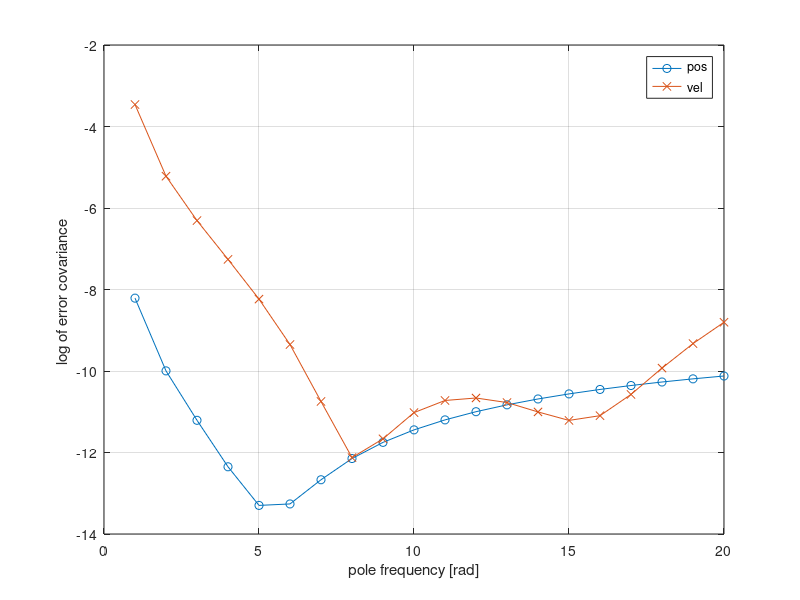
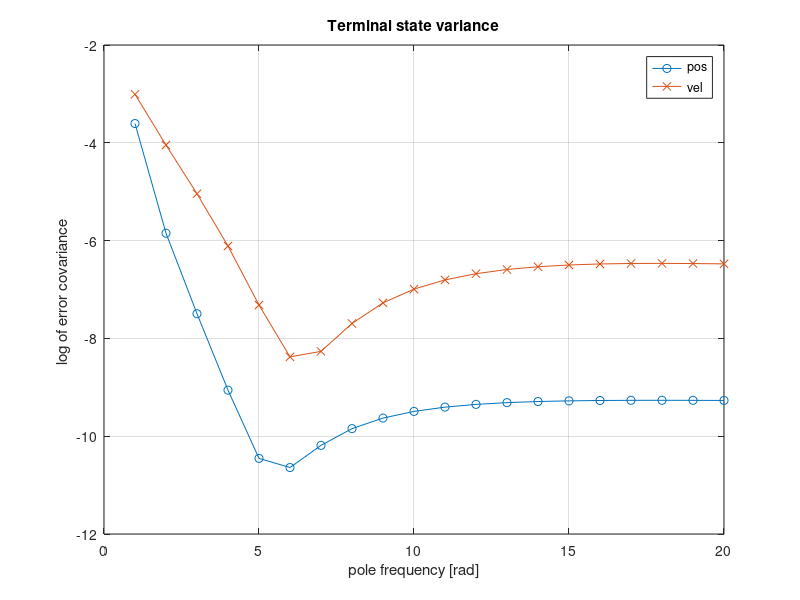

Write the MATLAB code that produced these figures, in order. (Note: this script raises an error after producing the figures.)
%%
clear all

%%
M =  0.0936; D= 1.1226; K= 1.2783;

%%sys = ss(tf([1],[M,D,K]));

%%
A = [ 0, 1 ;-K/M, -D/M];
B = [0;1];
C = [1  0];
ST = 0.030;
sys = ss(A,B,C,[]);
sysd = c2d(sys,ST)

% sim setting
len = 200;
time = 0:ST:ST*(len-1);
x_gt = zeros(2,len);
x_obs = zeros(2,len); 
x_obs2 = zeros(2,len);

% noise variable 
sigma1 = 0.01;
Noise = [sigma1] .* randn(1,len);

% init
x_gt(:,1) = [1;-2];
x_obs(:,1) = [-1;2]; % converted 
x_obs2(:,1) = [-1;2]; % Non-converted
U = sin(1*pi/3*time);

acbase = [1,1];


final_err = zeros(20,2);

W = sigma1^2;
for lpole = 1:20
    Ks = acker(sysd.A',sysd.A'*sysd.C',exp(ST*acbase*-1*lpole))';
    Cnom=Ks*W*Ks';
    Pends = dlyap(sysd.A-Ks*sysd.C*sysd.A,Cnom);
    final_err(lpole,:)=diag(Pends)';
end

lpoles = 1:20;
figure(1)
plot(lpoles,log(final_err(:,1)),'o-',lpoles,log(final_err(:,2)),'x-')
grid on
xlabel('pole frequency [rad]')
ylabel('log of error covariance ')
legend('pos','vel','Best')


%%
P_obs_ = zeros(2,2,len);
Fnum = 5;
F = -acker(sysd.A,sysd.B,exp(ST*-Fnum*acbase));
 

sigma1 = 0.1
W = sigma1^2;

lpoles = 1:20;

final_errex = zeros(20,4);
for lpole = 1:20
    Ks = acker(sysd.A',sysd.A'*sysd.C',exp(ST*acbase*-1*lpole))';
    Aex=[sysd.A+sysd.B*F -sysd.B*F;zeros(2) sysd.A-Ks*sysd.C*sysd.A];
    Kex = [0;0;-Ks];
    Cnomex=Kex*W*Kex';
    Pexends = dlyap(Aex,Cnomex);
    final_errex(lpole,:)=diag(Pexends)';
end

figure(2)
% plot(final_errex(:,1:3))
grid on
plot(lpoles,log(final_errex(:,1)),'o-',lpoles,log(final_errex(:,2)),'x-')
grid on
xlabel('pole frequency [rad]')
ylabel('log of error covariance ')
legend('pos','vel','acc','best')
title('Terminal state variance')
SaveFigPDF(2,strcat('statenoise_pred_acker_F',num2str(Fnum)))

figure(3)
% plot(final_errex(:,4:6))
grid on
plot(lpoles,log(final_errex(:,3)),'o-',lpoles,log(final_errex(:,4)),'x-')
grid on
xlabel('pole frequency [rad]')
ylabel('log of error covariance ')
legend('pos','vel','acc','best')
title('Observation noise convariance')
SaveFigPDF(3,strcat('obsnoise_pred_acker_F',num2str(Fnum)))

[Min,stateindx]=min(final_errex(:,1)+final_errex(:,2))
[Min,obsindx]=min(final_errex(:,3)+final_errex(:,4))

figure(10)
grid on
plot(lpoles,log(final_errex(:,1)+final_errex(:,2)),'s-',lpoles,log(final_errex(:,3)+final_errex(:,4)),'*-')
grid on
xlabel('pole frequency [rad]')
ylabel('log of trace of error covariance ')
legend('terminal state','observation err','Location','best')
title('Trace of control and observation noise convariance')
SaveFigPDF(10,strcat('trace_pred_acker_F',num2str(Fnum)))
%%
final_errex_servo = zeros(20,4);
G = 10;

for lpole = 1:20
    Ks = acker(sysd.A',sysd.A'*sysd.C',exp(ST*acbase*-1*lpole))';
    Aex=[sysd.A+sysd.B*F -sysd.B*F-sysd.B*G*sysd.C;zeros(2) sysd.A-Ks*sysd.C*sysd.A];
    Kex = [-sysd.B*G;-Ks];
    Cnomex=Kex*W*Kex';
    Pexends = dlyap(Aex,Cnomex);
    final_errex_servo(lpole,:)=diag(Pexends)';
end

figure(22)
% plot(final_errex(:,1:3))
grid on
plot(lpoles,log(final_errex(:,1)),'o-',lpoles,log(final_errex(:,2)),'x-',lpoles,log(final_errex_servo(:,1)),'o-.',lpoles,log(final_errex_servo(:,2)),'x-.')
grid on
xlabel('pole frequency [rad]')
ylabel('log of error covariance ')
legend('pos','vel','pos_{servo}','vel_{servo}')
title('Terminal state variance')

figure(33)
% plot(final_errex(:,4:6))
grid on
plot(lpoles,log(final_errex(:,3)),'o-',lpoles,log(final_errex(:,4)),'x-',lpoles,log(final_errex_servo(:,3)),'o-.',lpoles,log(final_errex_servo(:,4)),'x-.')
grid on
xlabel('pole frequency [rad]')
ylabel('log of error covariance ')
legend('pos','vel','pos_{servo}','vel_{servo}')
title('Observation noise convariance')

SaveFigPDF(22,strcat('statenoise_pred_acker_servo_F',num2str(Fnum)))
SaveFigPDF(33,strcat('obsnoise_pred_acker_servo_F',num2str(Fnum)))

%%
figure(100)
clf
plot(acbase*-Fnum,'ro')
grid on
hold on

cmap = colormap;
for lpole=1:20
plot(acbase*-1*lpole,'*','color',cmap(lpole*2,:))
end
legend('Controller poles','Observer poles')
xlabel('Real')
ylabel('Imaginary')
SaveFigPDF(100,strcat('poleposition_acker_F',num2str(Fnum)))

%% KF vs Poles
KFPs = []
KFpoles = []
[P,L,G] = dare(sysd.A',sysd.C', sysd.B*sysd.B'*1e-4 ,sigma1^2) %Pend, Eig, KFgain 
KFPs=[KFPs, diag(P)];KFpoles=[KFpoles, log(L)/ST];
% KFL=P'*sysd.C'/(sysd.C*P'*sysd.C'+sigma1^2)
[P,L,G] = dare(sysd.A',sysd.C', sysd.B*sysd.B'*1e-5 ,sigma1^2) %Pend, Eig, KFgain 
KFPs=[KFPs, diag(P)];KFpoles=[KFpoles, log(L)/ST];
[P,L,G] = dare(sysd.A',sysd.C', sysd.B*sysd.B'*1e-6 ,sigma1^2) %Pend, Eig, KFgain 
KFPs=[KFPs, diag(P)];KFpoles=[KFpoles, log(L)/ST];
[P,L,G] = dare(sysd.A',sysd.C', sysd.B*sysd.B'*1e-7 ,sigma1^2) %Pend, Eig, KFgain 
KFPs=[KFPs, diag(P)];KFpoles=[KFpoles, log(L)/ST];

KFpoles
%save('sigma1e-1.mat','Final_err_real')

figure(101)
clf
plot(acbase*-Fnum,[0,0],'ro')
grid on
hold on
plot(KFpoles(:,1),[0,0],'mx')
cmap = colormap;
for lpole=1:20
plot(acbase*-1*lpole,[0,0],'*','color',cmap(lpole*2,:))
end

legend('Controller poles','Steationary Kalman filter poles','Observer poles','Location','best')
xlabel('Real')
ylabel('Imaginary')
SaveFigPDF(101,strcat('polepositionwithKF_acker_F',num2str(Fnum)))




%% simulation loop


Final_err_real=zeros(20,4);


for lpole = 1:20
simloop = 400;
Ks = acker(sysd.A',sysd.A'*sysd.C',exp(ST*acbase*-1*lpole))';

x_obs_loop = zeros(2,simloop);
e_obs_loop = zeros(2,simloop);

for j = 1:simloop
Noise = [sigma1] .* randn(1,len);

for i = 2:len
    % update real value
    x_gt(:,i) = sysd.A * x_gt(:,i-1) + sysd.B*F*x_obs(:,i-1) + sysd.B*U(:,i);
    y = sysd.C * x_gt(:,i)+Noise(:,i);

    x_obs_hat = sysd.A * x_obs(:,i-1) + sysd.B*F*x_obs(:,i-1) + sysd.B*U(:,i);
    yobs_hat = sysd.C * x_obs_hat;
    x_obs(:,i) = x_obs_hat + Ks*(y-yobs_hat);
end
x_obs_loop(:,j) = x_gt(:,end); 
e_obs_loop(:,j) = x_gt(:,end)-x_obs(:,end); 
end

% Pinf
Pinf = e_obs_loop*e_obs_loop'/(simloop-1)

% Xe noise
xe =x_obs_loop-mean(x_obs_loop,2);
Pxinf = xe*xe'/(simloop-1)

Final_err_real(lpole,:) = [diag(Pxinf);diag(Pinf)];
end

Final_err_real

% kalmanfilter
simloop = 400;
Ks = acker(sysd.A',sysd.A'*sysd.C',L)';

x_obs_loop = zeros(2,simloop);
e_obs_loop = zeros(2,simloop);

for j = 1:simloop
Noise = [sigma1] .* randn(1,len);

for i = 2:len
    % update real value
    x_gt(:,i) = sysd.A * x_gt(:,i-1) + sysd.B*F*x_obs(:,i-1) + sysd.B*U(:,i);
    y = sysd.C * x_gt(:,i)+Noise(:,i);

    x_obs_hat = sysd.A * x_obs(:,i-1) + sysd.B*F*x_obs(:,i-1) + sysd.B*U(:,i);
    yobs_hat = sysd.C * x_obs_hat;
    x_obs(:,i) = x_obs_hat + Ks*(y-yobs_hat);
end
x_obs_loop(:,j) = x_gt(:,end); 
e_obs_loop(:,j) = x_gt(:,end)-x_obs(:,end); 
end

% Pinf
Pinf = e_obs_loop*e_obs_loop'/(simloop-1)

% Xe noise
xe =x_obs_loop-mean(x_obs_loop,2);
Pxinf = xe*xe'/(simloop-1)

KF_err_real = [diag(Pxinf);diag(Pinf)];


%% Showing

onespole = ones(size(lpoles));
figure(4)
% plot(final_errex(:,1:3))
clf
grid on
plot(lpoles,log(Final_err_real(:,1)),'o-',lpoles,log(Final_err_real(:,2)),'x-',lpoles,onespole*log(KF_err_real(1)),'--',lpoles,onespole*log(KF_err_real(2)),'-.')
grid on
xlabel('pole frequency [rad]')
ylabel('log of error covariance ')
legend('pos','vel','KF pos','KF vel')
title('Remaining noise after control')

figure(5)
clf
% plot(final_errex(:,4:6))
grid on
plot(lpoles,log(Final_err_real(:,3)),'o-',lpoles,log(Final_err_real(:,4)),'x-',lpoles,onespole*log(KF_err_real(3)),'--',lpoles,onespole*log(KF_err_real(4)),'-.')
grid on
xlabel('pole frequency [rad]')
ylabel('log of error covariance ')
legend('pos','vel','KF pos','KF vel')
title('Observation noise')
%%
SaveFigPDF(4,strcat('statenoise_vsKF_acker_F',num2str(Fnum)))
SaveFigPDF(5,strcat('obsnoise_vsKF_acker_F',num2str(Fnum)))
%% Compared with KF?

[P,L,G]=dare(sysd.A',sysd.C',diag([1e-4,1e-4]),sigma1^2)

%P =
%    1.0e-03 *
% 
%     0.1404   -0.1349
%    -0.1349    0.1708
% 
% L =
% 
%     0.9487
%     0.7254
% 
% G =
% 
%     0.0134   -0.0140
KFL=P'*sysd.C'/(sysd.C*P'*sysd.C'+sigma1^2)
log(eig(sysd.A-KFL*sysd.C*sysd.A))/ST

%    -4.0829
%   -10.5329


%%
figure(6)
clf
% plot(final_errex(:,4:6))
plot(lpoles,log(final_errex(:,1)),'-',lpoles,log(final_errex(:,2)),'--')
hold on
plot(lpoles,log(Final_err_real(:,1)),'o',lpoles,log(Final_err_real(:,2)),'x')
grid on
xlabel('pole frequency [rad]')
ylabel('log of error covariance ')
legend('pos_{pred}','vel_{pred}','pos_{sim}','vel_{sim}','Location','eastoutside')
title('Terminal state covariance with different poles')
SaveFigPDF(6,strcat('statenoise_sim_acker_F',num2str(Fnum)))

figure(7)
clf
% plot(final_errex(:,4:6))
plot(lpoles,log(final_errex(:,3)),'-',lpoles,log(final_errex(:,4)),'--')
hold on
plot(lpoles,log(Final_err_real(:,3)),'o',lpoles,log(Final_err_real(:,4)),'x')
grid on
xlabel('pole frequency [rad]')
ylabel('log of error covariance ')
legend('pos_{pred}','vel_{pred}','pos_{sim}','vel_{sim}','Location','eastoutside')
title('Observation noise with different poles')
SaveFigPDF(7,strcat('obsnoise_sim_acker_F',num2str(Fnum)))


figure(11)
clf
hold on
% plot(lpoles,log(final_errex(:,1)+final_errex(:,2)),'s-',lpoles,log(final_errex(:,3)+final_errex(:,4)),'*-')
plot(lpoles,log(Final_err_real(:,1)+Final_err_real(:,2)),'s-',lpoles,log(Final_err_real(:,3)+Final_err_real(:,4)),'*-')
grid on
xlabel('pole frequency [rad]')
ylabel('log of trace of error covariance ')
legend('terminal state','observation err','Location','best')
title('Trace of control and observation noise convariance')
SaveFigPDF(11,strcat('trace_sim_acker_F',num2str(Fnum)))

figure(12)
clf
hold on
plot(lpoles,log(final_errex(:,1)+final_errex(:,2)),'-',lpoles,log(final_errex(:,3)+final_errex(:,4)),'-.')
plot(lpoles,log(Final_err_real(:,1)+Final_err_real(:,2)),'s',lpoles,log(Final_err_real(:,3)+Final_err_real(:,4)),'*')
grid on
xlabel('pole frequency [rad]')
ylabel('log of trace of error covariance ')
legend('fb_{pred}','obs_{pred}','fb_{sim}','obs_{sim}','Location','best')
title('Trace of control and observation noise convariance')
SaveFigPDF(12,strcat('trace_simcomp_acker_F',num2str(Fnum)))

%%
figure(10)
plot(time,x_gt)
grid on
xlabel('time [s]')
ylabel('state value')
legend('pos','vel','acc')

figure(10)
plot(time,x_gt)
grid on
xlabel('time [s]')
ylabel('state value')
legend('pos','vel','acc')

figure(100)
clf
plot(acbase*-0.5,'rx')
grid on
hold on

cmap = colormap;
for lpole=1:20
plot(acbase*-1*lpoles,'*','color',cmap(lpoles*2,:))
end
legend('Controller poles','Observer poles')
xlabel('Real')
ylabel('Imaginary')
SaveFigPDF(100,'polepositions')

[minval,minindex]=min(Final_err_real(:,1))



